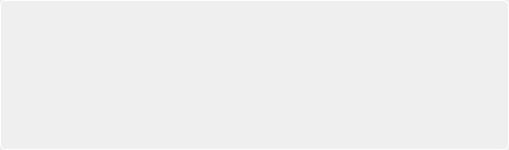
<?xml version="1.0" encoding="UTF-8"?>
<ui version="4.0">
 <class>ResultViewWidget</class>
 <widget class="QFrame" name="ResultViewWidget">
  <property name="geometry">
   <rect>
    <x>0</x>
    <y>0</y>
    <width>509</width>
    <height>150</height>
   </rect>
  </property>
  <property name="minimumSize">
   <size>
    <width>0</width>
    <height>150</height>
   </size>
  </property>
  <property name="maximumSize">
   <size>
    <width>16777215</width>
    <height>150</height>
   </size>
  </property>
  <property name="styleSheet">
   <string notr="true">QFrame {
border: 1px solid white;
     padding: 2px;
     border-radius: 6px;
}</string>
  </property>
  <property name="frameShape">
   <enum>QFrame::Box</enum>
  </property>
  <property name="frameShadow">
   <enum>QFrame::Raised</enum>
  </property>
  <layout class="QGridLayout" name="gridLayout">
   <property name="leftMargin">
    <number>0</number>
   </property>
   <property name="topMargin">
    <number>0</number>
   </property>
   <property name="rightMargin">
    <number>0</number>
   </property>
   <property name="bottomMargin">
    <number>0</number>
   </property>
   <property name="spacing">
    <number>0</number>
   </property>
   <item row="0" column="4">
    <widget class="QLabel" name="trackIdlabel">
     <property name="styleSheet">
      <string notr="true">border: 0px;</string>
     </property>
     <property name="text">
      <string/>
     </property>
     <property name="alignment">
      <set>Qt::AlignRight|Qt::AlignTrailing|Qt::AlignVCenter</set>
     </property>
    </widget>
   </item>
   <item row="0" column="2">
    <widget class="QTextEdit" name="artistTextEdit">
     <property name="font">
      <font>
       <pointsize>14</pointsize>
       <weight>75</weight>
       <bold>true</bold>
      </font>
     </property>
     <property name="focusPolicy">
      <enum>Qt::NoFocus</enum>
     </property>
     <property name="styleSheet">
      <string notr="true">border: 0px;
background-color: transparent;</string>
     </property>
     <property name="frameShape">
      <enum>QFrame::NoFrame</enum>
     </property>
     <property name="verticalScrollBarPolicy">
      <enum>Qt::ScrollBarAlwaysOff</enum>
     </property>
     <property name="horizontalScrollBarPolicy">
      <enum>Qt::ScrollBarAlwaysOff</enum>
     </property>
     <property name="undoRedoEnabled">
      <bool>false</bool>
     </property>
     <property name="readOnly">
      <bool>true</bool>
     </property>
     <property name="html">
      <string>&lt;!DOCTYPE HTML PUBLIC &quot;-//W3C//DTD HTML 4.0//EN&quot; &quot;http://www.w3.org/TR/REC-html40/strict.dtd&quot;&gt;
&lt;html&gt;&lt;head&gt;&lt;meta name=&quot;qrichtext&quot; content=&quot;1&quot; /&gt;&lt;style type=&quot;text/css&quot;&gt;
p, li { white-space: pre-wrap; }
&lt;/style&gt;&lt;/head&gt;&lt;body style=&quot; font-family:'MS Shell Dlg 2'; font-size:14pt; font-weight:600; font-style:normal;&quot;&gt;
&lt;p style=&quot;-qt-paragraph-type:empty; margin-top:0px; margin-bottom:0px; margin-left:0px; margin-right:0px; -qt-block-indent:0; text-indent:0px; font-size:8.25pt; font-weight:400;&quot;&gt;&lt;br /&gt;&lt;/p&gt;&lt;/body&gt;&lt;/html&gt;</string>
     </property>
    </widget>
   </item>
   <item row="0" column="3" rowspan="3">
    <spacer name="horizontalSpacer_3">
     <property name="orientation">
      <enum>Qt::Horizontal</enum>
     </property>
     <property name="sizeType">
      <enum>QSizePolicy::Fixed</enum>
     </property>
     <property name="sizeHint" stdset="0">
      <size>
       <width>20</width>
       <height>20</height>
      </size>
     </property>
    </spacer>
   </item>
   <item row="1" column="2">
    <widget class="QTextEdit" name="collectionTextEdit">
     <property name="font">
      <font>
       <pointsize>12</pointsize>
       <weight>75</weight>
       <bold>true</bold>
      </font>
     </property>
     <property name="focusPolicy">
      <enum>Qt::NoFocus</enum>
     </property>
     <property name="styleSheet">
      <string notr="true">border: 0px;
background-color: transparent;</string>
     </property>
     <property name="frameShape">
      <enum>QFrame::NoFrame</enum>
     </property>
     <property name="verticalScrollBarPolicy">
      <enum>Qt::ScrollBarAlwaysOff</enum>
     </property>
     <property name="horizontalScrollBarPolicy">
      <enum>Qt::ScrollBarAlwaysOff</enum>
     </property>
     <property name="undoRedoEnabled">
      <bool>false</bool>
     </property>
     <property name="readOnly">
      <bool>true</bool>
     </property>
    </widget>
   </item>
   <item row="0" column="0" rowspan="3">
    <widget class="QLabel" name="pixmapLabel">
     <property name="minimumSize">
      <size>
       <width>100</width>
       <height>100</height>
      </size>
     </property>
     <property name="maximumSize">
      <size>
       <width>100</width>
       <height>100</height>
      </size>
     </property>
     <property name="styleSheet">
      <string notr="true">border: 0px;</string>
     </property>
     <property name="text">
      <string/>
     </property>
     <property name="scaledContents">
      <bool>true</bool>
     </property>
    </widget>
   </item>
   <item row="0" column="1" rowspan="3">
    <spacer name="horizontalSpacer_2">
     <property name="orientation">
      <enum>Qt::Horizontal</enum>
     </property>
     <property name="sizeType">
      <enum>QSizePolicy::Fixed</enum>
     </property>
     <property name="sizeHint" stdset="0">
      <size>
       <width>20</width>
       <height>20</height>
      </size>
     </property>
    </spacer>
   </item>
   <item row="1" column="4">
    <spacer name="horizontalSpacer">
     <property name="orientation">
      <enum>Qt::Horizontal</enum>
     </property>
     <property name="sizeType">
      <enum>QSizePolicy::Minimum</enum>
     </property>
     <property name="sizeHint" stdset="0">
      <size>
       <width>40</width>
       <height>20</height>
      </size>
     </property>
    </spacer>
   </item>
  </layout>
 </widget>
 <resources/>
 <connections/>
</ui>
